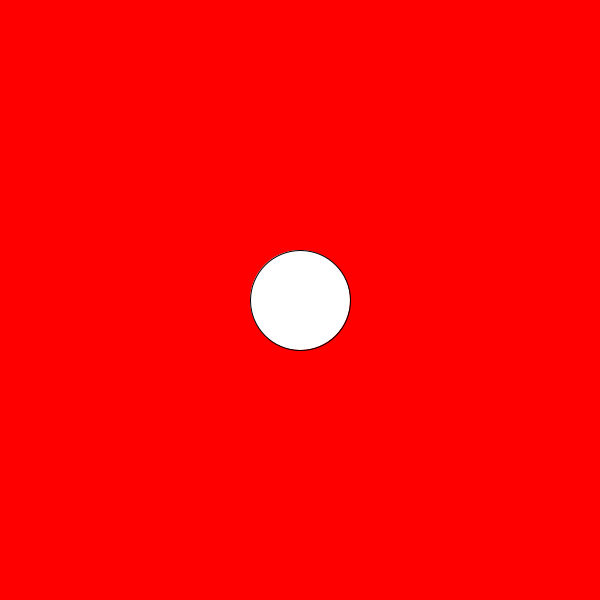
Frame 1 (no input)
Frame 60 (the mouse pressed at the canvas centre just before this capture): identical to frame 1, image omitted
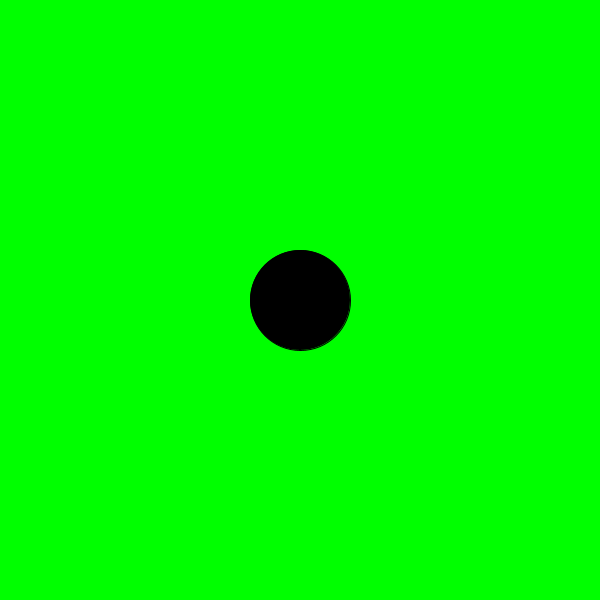
Frame 120 (the mouse held since frame 60 and released just before this capture)

The Processing sketch that drew these frames (run headless with seeded random() and noise(); from frame 60 on, the mouse is pressed at the canvas centre):

// Processing sketch: Code1_Week4_Classwork
// ── Code1_Week4_Classwork.pde
//declare my variables
float xPos, yPos;
int size = 100;
boolean circleClicked = false;
float d;

void setup(){

size (600, 600);
xPos = width/2;
yPos = height/2;

}
void draw(){

d = dist(mouseX, mouseY, xPos, yPos);


if (d < size/2){
  //println("insidecircle");
  fill(0);
  //putting another if statement here nests the 2 if statements together
} else {
  fill(255);
}
if(circleClicked){
  background(0 ,255, 0);
}else{
  background (255, 0, 0);
}

if (d < size/2 && mousePressed){
  circleClicked = !circleClicked; // !circleClicked; assigns to opposite
}else{
  circleClicked = false;
}
println(circleClicked);
ellipse(xPos, yPos, size, size);

}

void mousePressed(){
  if(d < size/2 ){
    circleClicked = !circleClicked;
}
}
